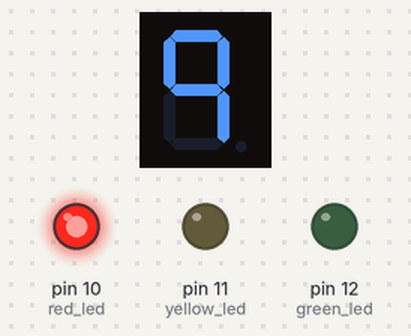
Bench run of a sketch on a simulated Arduino Uno, built with avr-gcc and run on an emulated ATmega328P. Parts: 1-digit seven-segment display, output pins drawn as LEDs (lit = HIGH). Wiring (inferred from the names in the program): 1-digit 7-segment display, segments lit when LOW: segments pin 2, pin 3, pin 4, pin 5, pin 6, pin 7, pin 8. The segment pins are drawn as the display they are named for; pins used as bus, display or sensor lines are not drawn.

Above: at 0.1 s.
At 4.1 s:
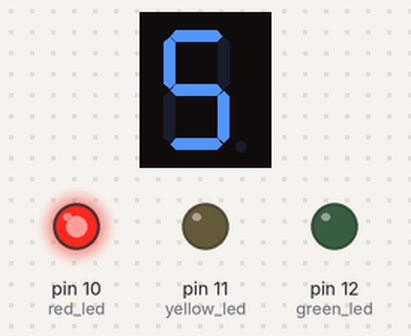
At 8.1 s:
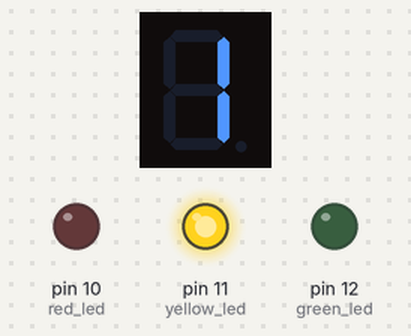
At 17.1 s:
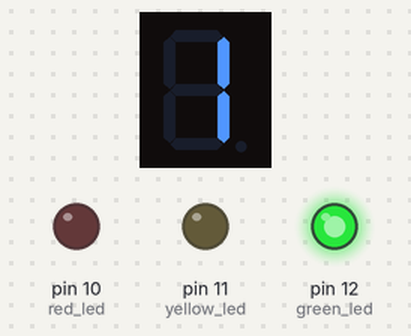
At 26.1 s:
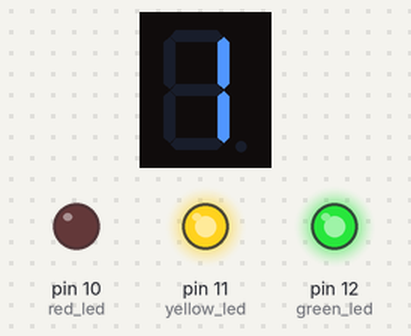
At 39.1 s:
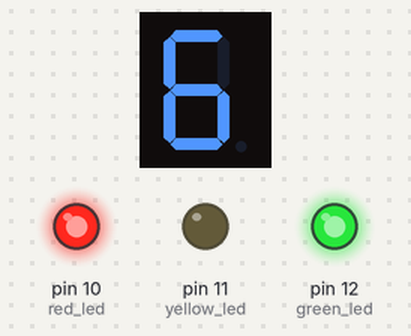
Timing chart, 0 to 40.0 s (numbered marks = the images above):
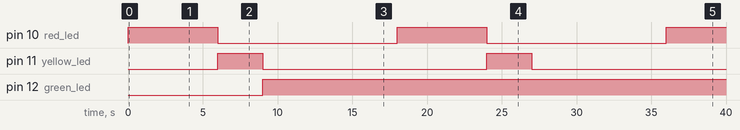

Measured:
- by itself, pin 10 (red_led): alternates HIGH for 6.0 s and LOW for 12.0 s
- by itself, pin 11 (yellow_led): alternates HIGH for 3.0 s and LOW for 15.0 s
- by itself, pin 12 (green_led): LOW → HIGH at 9.0 s
- what the display in image 1 shows lasts 1.0 s, from 4.0 s to 5.0 s

The sketch:

traffic_light.ino
```cpp
#define a 2
#define b 3
#define c 4
#define d 5
#define e 6
#define f 7
#define g 8
#define green_led 12
#define yellow_led 11
#define red_led 10

void dpDigit(int dg) {
    switch (dg) {
        case 0:
            digitalWrite(a, LOW);
            digitalWrite(b, LOW);
            digitalWrite(c, LOW);
            digitalWrite(d, LOW);
            digitalWrite(e, LOW);
            digitalWrite(f, LOW);
            digitalWrite(g, HIGH);
            break;
        case 1:
            digitalWrite(a, HIGH);
            digitalWrite(b, LOW);
            digitalWrite(c, LOW);
            digitalWrite(d, HIGH);
            digitalWrite(e, HIGH);
            digitalWrite(f, HIGH);
            digitalWrite(g, HIGH);
            break;
        case 2:
            digitalWrite(a, LOW);
            digitalWrite(b, LOW);
            digitalWrite(c, HIGH);
            digitalWrite(d, LOW);
            digitalWrite(e, LOW);
            digitalWrite(f, HIGH);
            digitalWrite(g, LOW);
            break;
        case 3:
            digitalWrite(a, LOW);
            digitalWrite(b, LOW);
            digitalWrite(c, LOW);
            digitalWrite(d, LOW);
            digitalWrite(e, HIGH);
            digitalWrite(f, HIGH);
            digitalWrite(g, LOW);
            break;
        case 4:
            digitalWrite(a, HIGH);
            digitalWrite(b, LOW);
            digitalWrite(c, LOW);
            digitalWrite(d, HIGH);
            digitalWrite(e, HIGH);
            digitalWrite(f, LOW);
            digitalWrite(g, LOW);
            break;
        case 5:
            digitalWrite(a, LOW);
            digitalWrite(b, HIGH);
            digitalWrite(c, LOW);
            digitalWrite(d, LOW);
            digitalWrite(e, HIGH);
            digitalWrite(f, LOW);
            digitalWrite(g, LOW);
            break;
        case 6:
            digitalWrite(a, LOW);
            digitalWrite(b, HIGH);
            digitalWrite(c, LOW);
            digitalWrite(d, LOW);
            digitalWrite(e, LOW);
            digitalWrite(f, LOW);
            digitalWrite(g, LOW);
            break;
        case 7:
            digitalWrite(a, LOW);
            digitalWrite(b, LOW);
            digitalWrite(c, LOW);
            digitalWrite(d, HIGH);
            digitalWrite(e, HIGH);
            digitalWrite(f, HIGH);
            digitalWrite(g, HIGH);
            break;
        case 8:
            digitalWrite(a, LOW);
            digitalWrite(b, LOW);
            digitalWrite(c, LOW);
            digitalWrite(d, LOW);
            digitalWrite(e, LOW);
            digitalWrite(f, LOW);
            digitalWrite(g, LOW);
            break;
        case 9:
            digitalWrite(a, LOW);
            digitalWrite(b, LOW);
            digitalWrite(c, LOW);
            digitalWrite(d, HIGH);
            digitalWrite(e, HIGH);
            digitalWrite(f, LOW);
            digitalWrite(g, LOW);
            break;
        default:
            break;
    }
}


void setup() {

    pinMode(a, OUTPUT);
    pinMode(b, OUTPUT);
    pinMode(c, OUTPUT);
    pinMode(d, OUTPUT);
    pinMode(e, OUTPUT);
    pinMode(f, OUTPUT);
    pinMode(g, OUTPUT);

    pinMode(green_led, OUTPUT);
    pinMode(yellow_led, OUTPUT);
    pinMode(red_led, OUTPUT);

    digitalWrite(a, HIGH);
    digitalWrite(b, HIGH);
    digitalWrite(c, HIGH);
    digitalWrite(d, HIGH);
    digitalWrite(e, HIGH);
    digitalWrite(f, HIGH);
    digitalWrite(g, HIGH);

}

void loop() {

    int i = 0;

    for (i = 9; i >= 4; i--) {
        digitalWrite(red_led, HIGH);
        dpDigit(i);
        delay(1000);
    }
    digitalWrite(red_led, LOW);

    for (i = 3; i >= 1; i--) {
        digitalWrite(yellow_led, HIGH);
        dpDigit(i);
        delay(1000);
    }
    digitalWrite(yellow_led, LOW);

    for (i = 9; i >= 1; i--) {
        digitalWrite(green_led, HIGH);
        dpDigit(i);
        delay(1000);
    }

}
```
